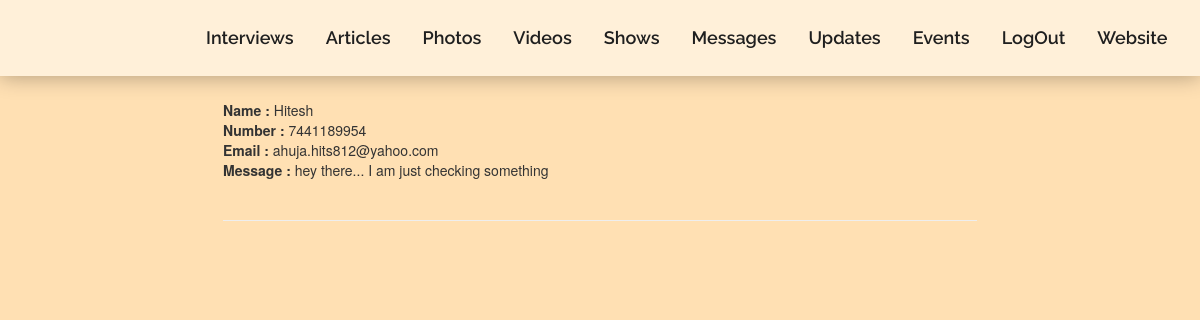
Screenshot of /admin/messagesadmin.php with the database file from the repository.
### tables this page shows
CREATE TABLE `message` (
  `message_id` int(11) NOT NULL,
  `name` varchar(200) NOT NULL,
  `number` varchar(100) NOT NULL,
  `email` varchar(200) NOT NULL,
  `message` text NOT NULL,
  `date` date NOT NULL,
  `approved` int(11) NOT NULL
);

### admin/messagesadmin.php (the view, shortened to what this page needs)
<?php
include 'adminbar.php';
include 'files/connect.php';
?>
<html>
<head>
    <link rel="stylesheet" href="https://maxcdn.bootstrapcdn.com/bootstrap/3.3.7/css/bootstrap.min.css">
</head>
<body>
<br><br><br><br><br>
    <div class="container-fluid">
        <div class="row">
            <div class="col-md-2"></div>
            <div class="col-md-8">
                <?php
                $query=mysqli_query($connection,"SELECT * FROM message ORDER BY message_id DESC ");
                while($row = mysqli_fetch_array($query)) {
                    $name = $row['name'];
                    $number = $row['number'];
                    $email = $row['email'];
                    $message=$row['message'];
                    echo "<div class=\"row\">
                    <div class=\"col-md-8\">
                        <div>
                            <h5><b>Name : </b></h5>
                            <p>$name</p>
                            <br>
                            <h5><b>Number : </b></h5>
                            <p>$number</p>
                            <br>
                            <h5><b>Email : </b></h5>
                            <p>$email</p>
                            <br>
                            <h5><b>Message : </b></h5>
                            <p>$message</p>
                            <br>
                        </div>
                        <br>
                    </div>
                    </div>
                    <hr style=\"background-color: black\">";
                }
                ?>
            </div>
        </div>
    </div>
</body>
</html>

### css/navbar.css (style rules this page uses)
html,body { color:#fff; margin:0; padding:0; font-size:100%; height: 100%; }
.container-fluid { width:98%; margin: 0; padding-left: 0px; padding-right: 0px; }

### admin/messagesadmin.php (style rules this page uses)
body { background-color: #ffe0b3; -webkit-background-size: auto; -moz-background-size: auto; -o-background-size: auto; background-size: auto; padding-top: 0; }
h5,p { display: inline; }

### rows the page displays
message: name "Hitesh", number "7441189954", email "ahuja.hits812@yahoo.com", message "hey there... I am just checking something"
